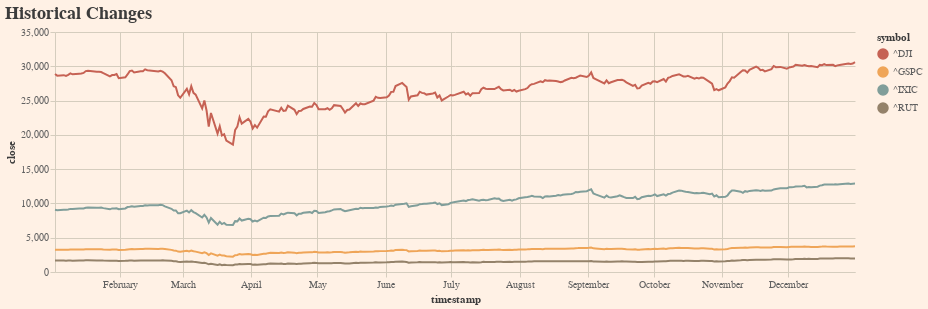

Notebook code for this chart:
### Markdown cell above
That's it! We have our data.

### Code cell
capon.plot(indexes)

### Figure 1 — Vega-Lite specification as saved in the notebook (floating-point values rounded to 4 significant figures; data arrays with more than 128 entries replaced by an {"elided": "..."} marker saying what was removed)
{"config": {"view": {"continuousHeight": 300, "continuousWidth": 400, "stroke": "transparent"}, "background": "#fff1e5", "title": {"font": "Palatino", "fontSize": 18, "color": "#3C3C3C", "anchor": "start", "subtitleColor": "#3C3C3C"}, "axis": {"titleColor": "#3C3C3C", "labelColor": "#606060", "domain": true, "domainColor": "#D5CDBE", "ticks": true, "tickColor": "#D5CDBE", "gridColor": "#D5CDBE"}, "legend": {"titleColor": "#3C3C3C", "labelColor": "#606060"}, "range": {"category": ["#C66254", "#EFA558", "#809E9A", "#94826A"], "ramp": ["#c37122", "#dd9148", "#eda45e"], "diverging": ["#9C3151", "#AF5771", "#C17E92", "#D4A4B3", "#E6CBD3", "#DBD6CA", "#D1E1C1", "#AECB92", "#8CB564", "#6B9E46", "#478A16"], "heatmap": ["#1D2931", "#3B5361", "#587C92", "#75A5C2", "#ACC9DA"]}}, "layer": [{"mark": "circle", "encoding": {"color": {"field": "symbol", "type": "nominal"}, "opacity": {"value": 0}, "tooltip": [{"field": "timestamp", "type": "temporal"}, {"field": "close", "type": "quantitative"}, {"field": "symbol", "type": "nominal"}], "x": {"field": "timestamp", "type": "temporal"}, "y": {"axis": {}, "field": "close", "type": "quantitative"}}, "selection": {"selector001": {"type": "single", "on": "mouseover", "fields": ["symbol"], "nearest": true}}}, {"mark": "line", "encoding": {"color": {"field": "symbol", "type": "nominal"}, "x": {"field": "timestamp", "type": "temporal"}, "y": {"axis": {}, "field": "close", "type": "quantitative"}}}], "data": {"name": "data-0a1b5b1f48f63d27b4fa51be84774dc5"}, "height": 240, "title": "Historical Changes", "width": 800, "$schema": "https://vega.github.io/schema/vega-lite/v4.17.0.json", "datasets": {"data-0a1b5b1f48f63d27b4fa51be84774dc5": {"elided": "1012 records"}}}
